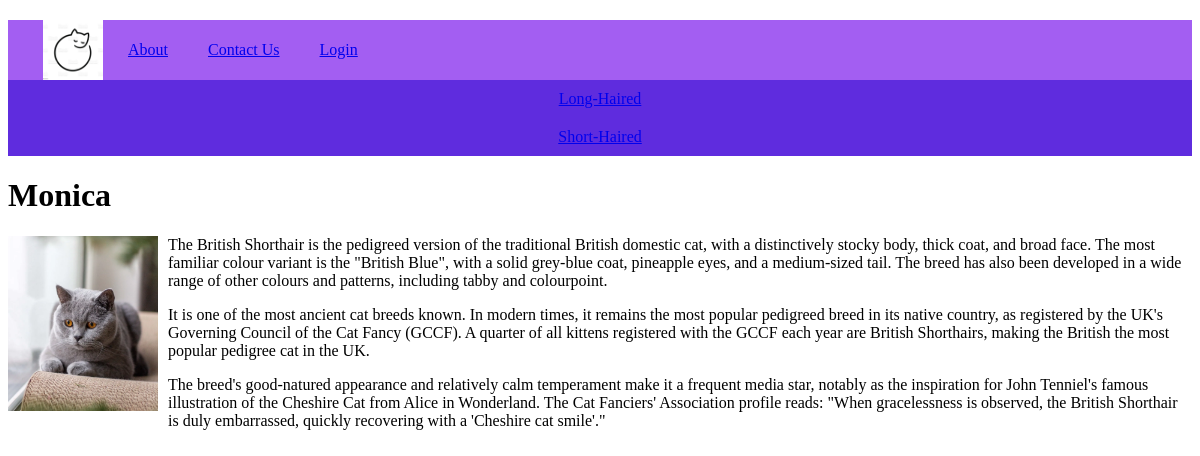
The app's page /post/monica/ with its own data.
### cats/models.py (models this page shows, shortened)
class Menu(models.Model):
    title = models.CharField(max_length=100, db_index=True, verbose_name='Menu')
    url_name = models.CharField(max_length=100, db_index=True, verbose_name='url_name')
    class Meta:
        verbose_name = 'Menu'
        verbose_name_plural = 'Menu'
        ordering = ['id']

class Category(models.Model):
    name = models.CharField(max_length=100, db_index=True, verbose_name='Category')
    slug = models.SlugField(max_length=255, unique=True, db_index=True, verbose_name='URL')
    def get_absolute_url(self):
        return reverse('category', kwargs={'cat_slug': self.slug})
    class Meta:
        verbose_name = 'Category'
        verbose_name_plural = 'Categories'
        ordering = ['id']

class Cats(models.Model):
    title = models.CharField(max_length=225, verbose_name='Name')
    slug = models.SlugField(max_length=255, unique=True, db_index=True, verbose_name='URL')
    content = models.TextField(blank=True)
    photo = models.ImageField(upload_to="photos")
    time_create = models.DateTimeField(auto_now_add=True)
    time_update = models.DateTimeField(auto_now=True)
    is_published = models.BooleanField(default=True)
    cat = models.ForeignKey('Category', on_delete=models.PROTECT)
    def __str__(self):
        return self.title
    class Meta:
        verbose_name = 'Cats'
        verbose_name_plural = 'Our cats'
        ordering = ['-time_create', 'title']

### cats/views.py (the view)
# urls.py: path('post/<slug:post_slug>/', ShowPost.as_view(), name='post'),
class ShowPost(DataMixin, DetailView):
    model = Cats
    template_name = 'cats/post_complete.html'
    context_object_name = 'post'
    slug_url_kwarg = 'post_slug'
    def get_queryset(self):
        return Cats.objects.filter(slug=self.kwargs['post_slug'])
    def get_context_data(self, **kwargs):
        context = super().get_context_data(**kwargs)
        c_def = self.get_user_context(title=context['post'])
        return dict(list(context.items()) + list(c_def.items()))

### cats/templatetags/cats_tags.py (called while the page is built)
@register.simple_tag(name='getcats')
def get_categories(filter=None):
    if not filter:
        return Category.objects.all()
    else:
        return Category.objects.filter(pk=filter)

@register.inclusion_tag('cats/list_categories.html')
def show_categories(sort=None, cat_selected=0):
    if not sort:
        cats = Category.objects.all()
    else:
        cats = Category.objects.order_by(sort)
    return {'cats': cats, 'cat_selected': cat_selected}

### cats/utils.py (called while the page is built)
    def get_user_context(self, **kwargs):
        context = kwargs
        cats = Category.objects.all()
        menu = list(Menu.objects.all())
        user_menu = menu.copy()
        if not self.request.user.is_authenticated:
            user_menu.pop(1)
        context['menu'] = user_menu
        context['cats'] = cats
        if 'cat_selected' not in context:
            context['cat_selected'] = 0
        return context

### cats/templates/cats/post_complete.html
{% extends 'cats/base.html' %}
{% block content %}
<h1>{{post.title}}</h1>
{% if post.photo %}
<p><img class="img-article-left thumb " src="{{post.photo.url}}" ></p>
{% endif %}
{{post.content|linebreaks}}
{% endblock %}

### cats/templates/cats/base.html (shortened to what this page needs)
{% load static %}
{% load cats_tags %}
<!DOCTYPE html>
<html lang="en">
<head>
    <link type="text/css" href="{% static 'cats/css/styles.css' %}" rel="stylesheet" />
</head>
<body>
    {% block mainmenu %}
	<div class="header">
        <div id="mainmenu" class="mainmenu">
                <a href="{% url 'home' %}"><div class="logo"></div></a>
{% for m in menu %}
       <div class="menu-items">
            <a href="{% url m.url_name %}">{{m.title}}</a>
       </div>
{% endfor %}
        </div>
</div>
    {% endblock mainmenu %}
<div>
    {% for c in cats %}
        {% if c.pk == cat_selected %}
            <div class="box selected">{{c.name}}</div>
        {% else %}
    <div class="box">
            <a href="{{c.get_absolute_url }}">{{c.name}}</a>
        </div>
        {% endif %}
    {% endfor %}
</div>
    {% block content %}
    {% endblock %}
</body>
</html>

### cats/static/cats/css/styles.css (style rules this page uses)
html, body { font-family: 'Georgia'; height: 100%; }
.header { background: #a35ef2; height: 60px; }
.logo { background: url('../images/logocat.jpg') no-repeat 15px; background-size: contain; width: 70px; height: 60px; padding-right: 10px; }
.mainmenu { display: flex; align-items: center; color: white; margin: 20px; }
.menu-items { margin: 20px; }
.box { background: #5f2cde; display: grid; padding: 10px; justify-content: center; color: pink; }
img { max-width: 600px; height: auto; }
img.img-article-left { max-width: 300px; height: auto; float: left; padding: 0 10px 10px 0; }
img.img-article-left.thumb { max-width: 150px; height: auto; }

### records on screen
Menu: title "About"
Menu: title "Contact Us"
Menu: title "Login"
Category: name "Long-Haired"
Category: name "Short-Haired"
Cats: title "Monica", photo (picture), content "The British Shorthair is the pedigreed version of the traditional British domestic cat, with a distinctively stocky body, thick coat, and broad face. The most familiar colour variant is the \"British Blue\", with a solid grey-blue coat, pineapple eyes, and a medium-sized tail. The breed has also been developed in a wide range of other colours and patterns, including tabby and colourpoint. It is one of the most ancient cat breeds known. In modern times, it remains the most popular pedigreed breed in its native country, as registered by the UK's Governing Council of the Cat Fancy (GCCF). A quarter of all kittens registered with the GCCF each year are British Shorthairs, making the British the…"
